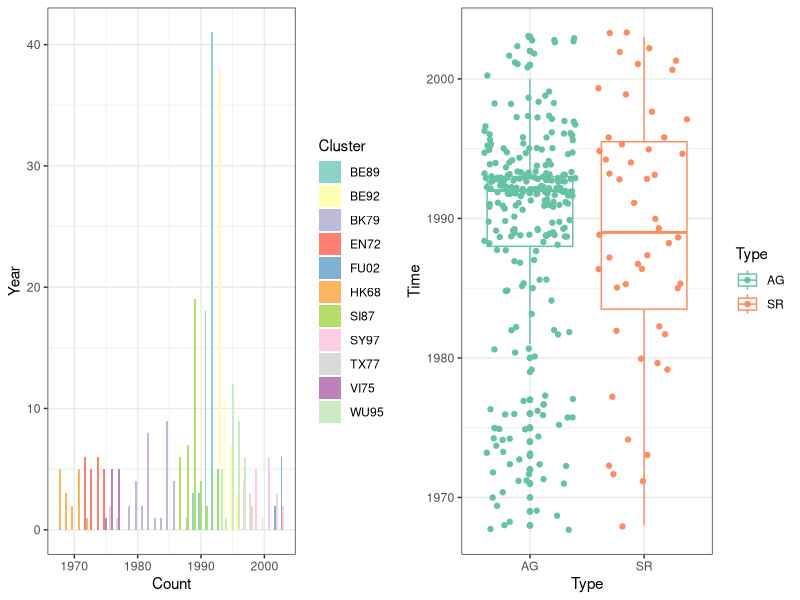
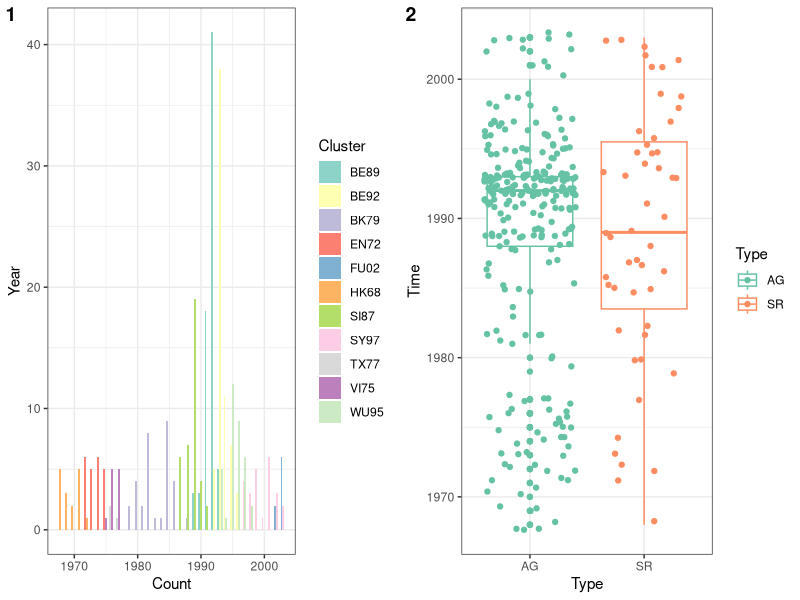
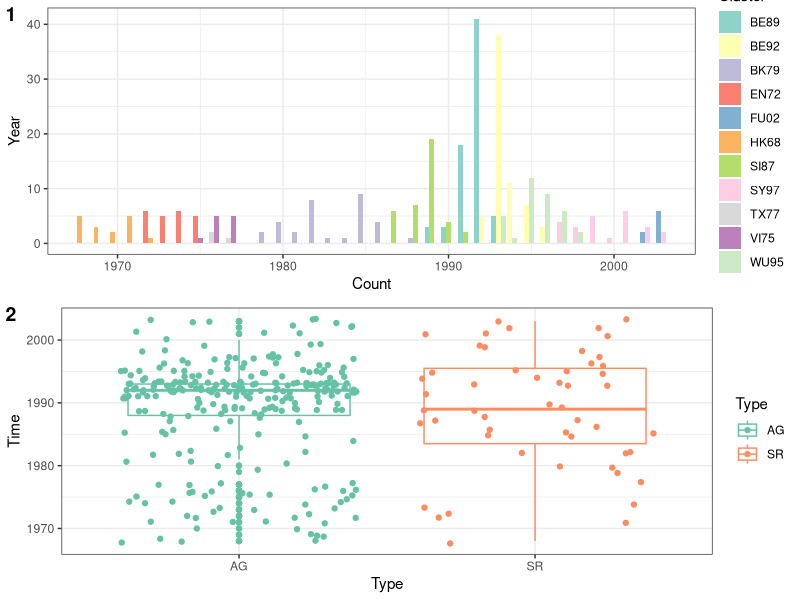
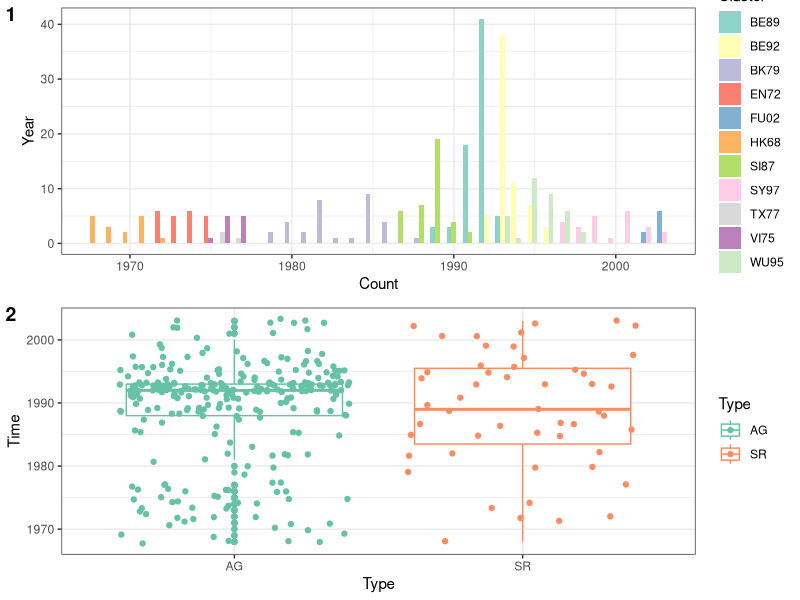
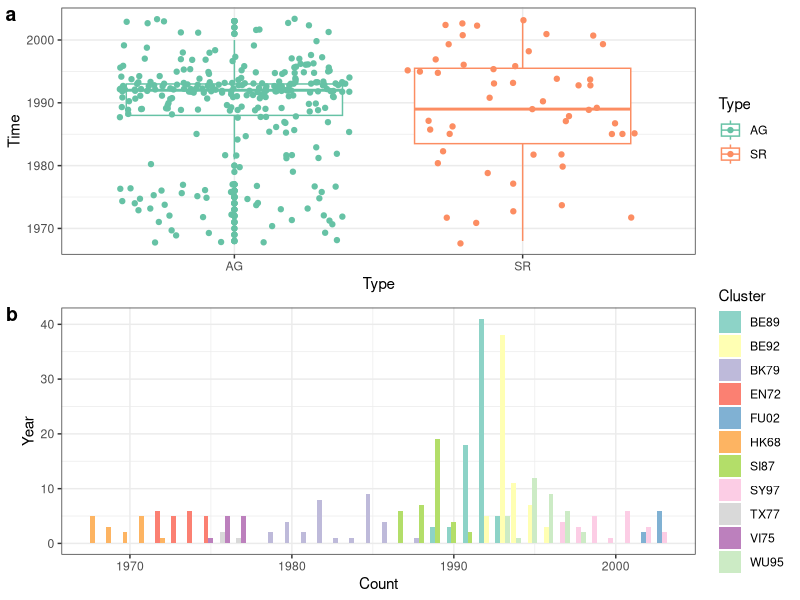
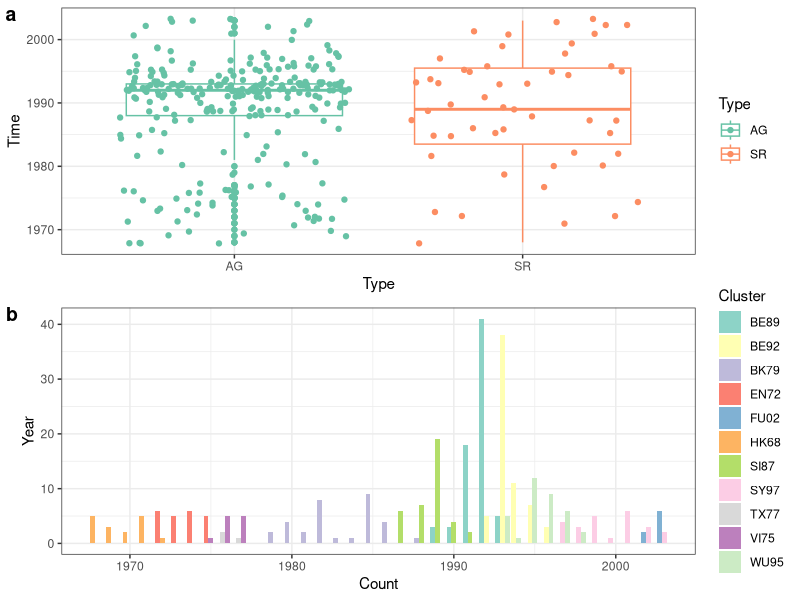
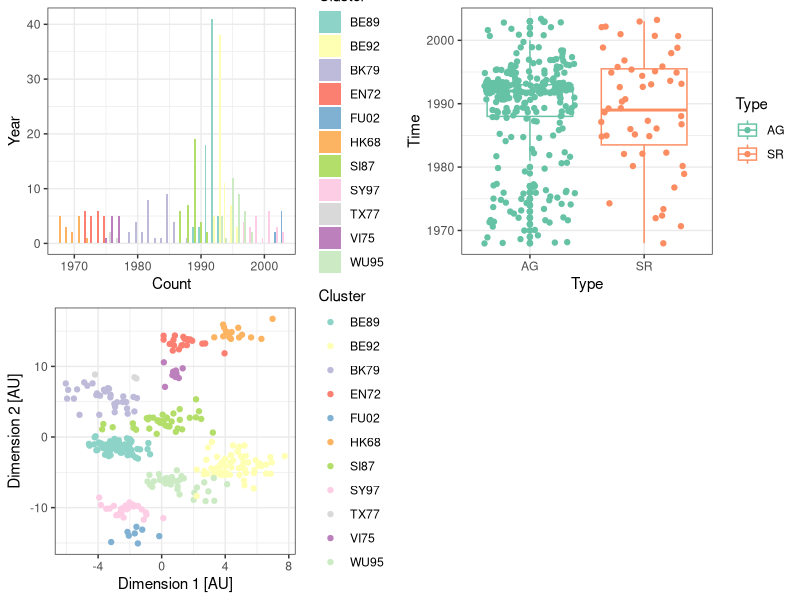
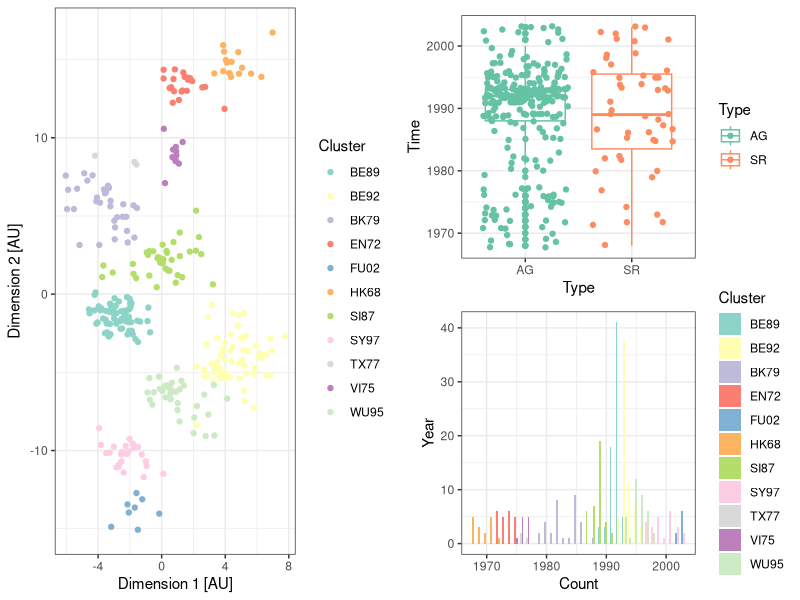

R code for these plots, in order: (Note: this script raises an error after producing the figures.)
## ---- chunk 1
knitr::opts_chunk$set(echo = TRUE,
                      cache = TRUE,
                      fig.align = "center",
                      out.height = "80%",
                      tidy.opts=list(width.cutoff=60),tidy=TRUE)
## ---- chunk 2
library("tidyverse")
library("cowplot")
library("RColorBrewer")
## ---- chunk 3
coord <- read_csv("data/2004_Science_Smith_data.csv")
## ---- chunk 4
p <- ggplot(data=coord)
## ---- chunk 5
antigenic_map <- p + 
  geom_point(aes(x=x.coordinate, y=y.coordinate, color=cluster)) +
  scale_color_brewer(type="qual", palette = "Set3") +
  labs(x="Dimension 1 [AU]",
       y="Dimension 2 [AU]",
       color="Cluster") +
  theme_bw()

time_barplot <- p + geom_bar(aes(x=year, fill=cluster),
                             position=position_dodge(preserve="single")) +
  scale_fill_brewer(type="qual", palette = "Set3") +
  labs(x="Count",
       y="Year",
       fill="Cluster") +
  theme_bw()

time_boxplot <- p + 
  geom_boxplot(aes(x=type, y=year, color=type)) +
  geom_jitter(aes(x=type, y=year, color=type)) +
  scale_color_manual(values=c("#66c2a5", "#fc8d62")) +
  labs(x="Type",
       y="Time",
       color="Type") +
  theme_bw()
## ---- chunk 6
plot_grid(time_barplot, time_boxplot)
## ---- chunk 7
plot_grid(time_barplot, time_boxplot,
          labels=c(1,2))

## ---- chunk 8
plot_grid(time_barplot, time_boxplot,
          labels=c(1,2),
          nrow=2)
## ---- chunk 9
plot_grid(time_barplot, time_boxplot,
          labels=c(1,2),
          nrow=2,
          align="v",
          axis="lr")
## ---- chunk 10
plot_grid(time_boxplot, time_barplot,
          labels="auto",
          nrow=2,
          align="v",
          axis="lr")
## ---- chunk 11
plot_grid(time_boxplot, time_barplot,
          labels="auto",
          ncol=1,
          align="v",
          axis="lr")
## ---- chunk 12
plot_grid(time_barplot, time_boxplot, antigenic_map)
## ---- chunk 13
right_column <- plot_grid(time_boxplot, time_barplot,
                   nrow=2,
                   align="v",
                   axis="lr")

plot_grid(antigenic_map, right_column,
          nrow=1,
          align="h",
          axis="t")
## ---- chunk 14
right_column <- plot_grid( time_boxplot + theme(legend.position = "bottom"),
                           time_barplot + theme(legend.position = "none"),
                           nrow=2,
                           align="v",
                           axis="lr")

top_row <- plot_grid(antigenic_map + theme(legend.position = "none"),
                     right_column, nrow=1)

new_map <- antigenic_map +
  guides(color=guide_legend(nrow=2)) +
  theme(legend.position = "bottom")

cluster_legend <- get_legend(new_map)

plot_grid(top_row, cluster_legend,
          nrow=2,
          rel_heights = c(10,1))

## ---- chunk 15
right_column <- plot_grid( time_boxplot + theme(legend.position = "bottom"),
                           time_barplot + theme(legend.position = "none"),
                           nrow=2,
                           align="v",
                           axis="lr")

top_row <- plot_grid(antigenic_map + theme(legend.position = "none"),
                     right_column, nrow=1)
## ---- chunk 16
new_map <- antigenic_map +
  guides(color=guide_legend(nrow=2)) +
  theme(legend.position = "bottom")

cluster_legend <- get_legend(new_map)
## ---- chunk 17
plot_grid(top_row, cluster_legend,
          nrow=2,
          rel_heights = c(10,1))

## ---- chunk 18
right_column <- plot_grid( time_boxplot + theme(legend.position = "bottom"),
                           time_barplot + theme(legend.position = "none"),
                           nrow=2,
                           align="v",
                           axis="lr",
                           labels=c("b", "c"))

top_row <- plot_grid(antigenic_map + theme(legend.position = "none"),
                     right_column, nrow=1,
                     labels=c("a", ""))

plot_grid(top_row, cluster_legend,
          nrow=2,
          rel_heights = c(10,1))
## ---- chunk 19
plot_grid(top_row, cluster_legend,
          nrow=2,
          rel_heights = c(4,1))
## ---- chunk 20
knitr::include_graphics("images/cowplot-themes.png")
## ---- chunk 21
plot_grid(top_row, cluster_legend,
          nrow=2,
          rel_heights = c(10,1)) +
  theme_cowplot()
## ---- chunk 22
boxplot_new <- time_boxplot +
  theme_cowplot() +
  theme(legend.position = "bottom")

barplot_new <- time_barplot + 
  theme_minimal_hgrid() +
  theme(legend.position = "none")

map_new <- antigenic_map + 
  theme_half_open() +
  theme(legend.position = "none")

right_column <- plot_grid(boxplot_new,
                          barplot_new,
                          nrow=2,
                          align="v",
                          axis="lr",
                          labels=c("b", "c"))

top_row <- plot_grid(map_new,
                     right_column, nrow=1,
                     labels=c("a", ""))

plot_grid(top_row, cluster_legend,
          nrow=2,
          rel_heights = c(10,1))
## ---- chunk 23
knitr::include_graphics("images/ggpubr-example.png")
## ---- chunk 24
knitr::include_graphics("images/ggpubr-example-lollipop.png")
## ---- chunk 25
knitr::include_graphics("images/ggpubr-example-bars.png")
